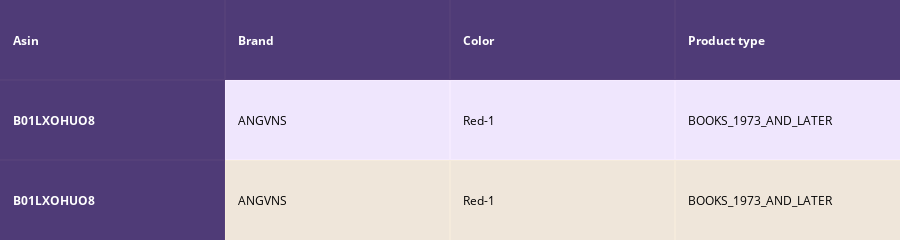
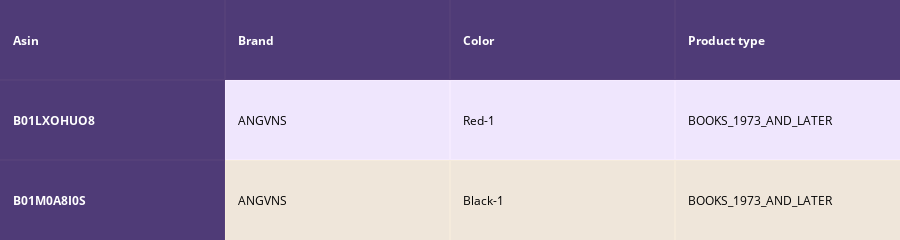
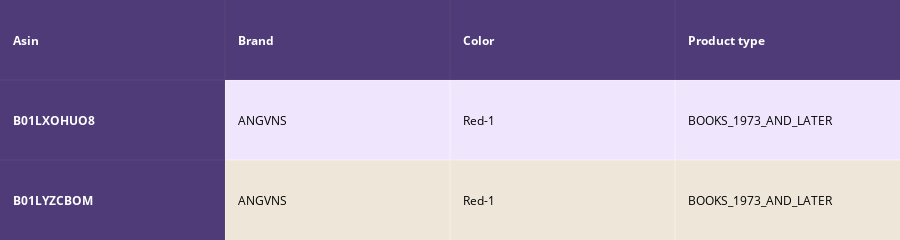
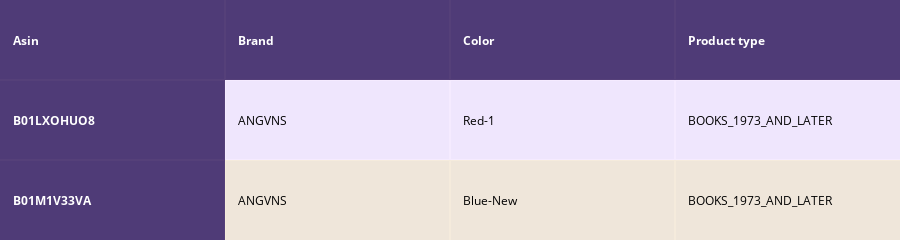

Write notebook code for charts like these, in order.
### Code cell
def idf_w2v_brand(doc_id, w1, w2, num_results):
    
    # w1: weight for  w2v features
    # w2: weight for brand and color features
    
    idf_w2v_dist = pairwise_distances(w2v_title_weight, w2v_title_weight[doc_id].reshape(1,-1))
    ex_feat_dist = pairwise_distances(extra_features, extra_features[doc_id])
    pairwise_dist = (w1 * idf_w2v_dist + w2 * ex_feat_dist)/float(w1 + w2)
    
    indices = np.argsort(pairwise_dist.flatten())[0:num_results]
    pdists  = np.sort(pairwise_dist.flatten())[0:num_results]
    
    df_indices = list(data.index[indices])
    
    for i in range(0, len(indices)):
        heat_map_w2v_brand(data['title'].loc[df_indices[0]],data['title'].loc[df_indices[i]], data['medium_image_url'].loc[df_indices[i]], indices[0], indices[i],df_indices[0], df_indices[i], 'weighted')
        print('ASIN :',data['asin'].loc[df_indices[i]])
        print('Brand :',data['brand'].loc[df_indices[i]])
        print('euclidean distance from input :', pdists[i])
        print('='*125)
        
idf_w2v_brand(1250, 5, 5, 10)

### Figure 1 — Plotly figure (JSON) as saved in the notebook; plotly's stock layout.template omitted (floating-point values rounded to 4 significant figures)
{"data": [{"colorscale": [[0, "#1d004d"], [0.5, "#f2e5ff"], [1, "#f2e5d1"]], "hoverinfo": "none", "opacity": 0.75, "showscale": false, "type": "heatmap", "z": [[0, 0, 0, 0], [0, 0.5, 0.5, 0.5], [0, 1, 1, 1]]}], "layout": {"annotations": [{"align": "left", "font": {"color": "#ffffff"}, "showarrow": false, "text": "<b>Asin</b>", "x": -0.45, "xanchor": "left", "xref": "x", "y": 0, "yref": "y"}, {"align": "left", "font": {"color": "#ffffff"}, "showarrow": false, "text": "<b>Brand</b>", "x": 0.55, "xanchor": "left", "xref": "x", "y": 0, "yref": "y"}, {"align": "left", "font": {"color": "#ffffff"}, "showarrow": false, "text": "<b>Color</b>", "x": 1.55, "xanchor": "left", "xref": "x", "y": 0, "yref": "y"}, {"align": "left", "font": {"color": "#ffffff"}, "showarrow": false, "text": "<b>Product type</b>", "x": 2.55, "xanchor": "left", "xref": "x", "y": 0, "yref": "y"}, {"align": "left", "font": {"color": "#ffffff"}, "showarrow": false, "text": "<b>B01LXOHUO8</b>", "x": -0.45, "xanchor": "left", "xref": "x", "y": 1, "yref": "y"}, {"align": "left", "font": {"color": "#000000"}, "showarrow": false, "text": "ANGVNS", "x": 0.55, "xanchor": "left", "xref": "x", "y": 1, "yref": "y"}, {"align": "left", "font": {"color": "#000000"}, "showarrow": false, "text": "Red-1", "x": 1.55, "xanchor": "left", "xref": "x", "y": 1, "yref": "y"}, {"align": "left", "font": {"color": "#000000"}, "showarrow": false, "text": "BOOKS_1973_AND_LATER", "x": 2.55, "xanchor": "left", "xref": "x", "y": 1, "yref": "y"}, {"align": "left", "font": {"color": "#ffffff"}, "showarrow": false, "text": "<b>B01LXOHUO8</b>", "x": -0.45, "xanchor": "left", "xref": "x", "y": 2, "yref": "y"}, {"align": "left", "font": {"color": "#000000"}, "showarrow": false, "text": "ANGVNS", "x": 0.55, "xanchor": "left", "xref": "x", "y": 2, "yref": "y"}, {"align": "left", "font": {"color": "#000000"}, "showarrow": false, "text": "Red-1", "x": 1.55, "xanchor": "left", "xref": "x", "y": 2, "yref": "y"}, {"align": "left", "font": {"color": "#000000"}, "showarrow": false, "text": "BOOKS_1973_AND_LATER", "x": 2.55, "xanchor": "left", "xref": "x", "y": 2, "yref": "y"}], "height": 140, "margin": {"b": 0, "l": 0, "r": 0, "t": 0}, "xaxis": {"dtick": 1, "gridwidth": 2, "showticklabels": false, "tick0": -0.5, "ticks": "", "zeroline": false}, "yaxis": {"autorange": "reversed", "dtick": 1, "gridwidth": 2, "showticklabels": false, "tick0": 0.5, "ticks": "", "zeroline": false}}}

### Figure 2 — Plotly figure (JSON) as saved in the notebook; plotly's stock layout.template omitted (floating-point values rounded to 4 significant figures)
{"data": [{"colorscale": [[0, "#1d004d"], [0.5, "#f2e5ff"], [1, "#f2e5d1"]], "hoverinfo": "none", "opacity": 0.75, "showscale": false, "type": "heatmap", "z": [[0, 0, 0, 0], [0, 0.5, 0.5, 0.5], [0, 1, 1, 1]]}], "layout": {"annotations": [{"align": "left", "font": {"color": "#ffffff"}, "showarrow": false, "text": "<b>Asin</b>", "x": -0.45, "xanchor": "left", "xref": "x", "y": 0, "yref": "y"}, {"align": "left", "font": {"color": "#ffffff"}, "showarrow": false, "text": "<b>Brand</b>", "x": 0.55, "xanchor": "left", "xref": "x", "y": 0, "yref": "y"}, {"align": "left", "font": {"color": "#ffffff"}, "showarrow": false, "text": "<b>Color</b>", "x": 1.55, "xanchor": "left", "xref": "x", "y": 0, "yref": "y"}, {"align": "left", "font": {"color": "#ffffff"}, "showarrow": false, "text": "<b>Product type</b>", "x": 2.55, "xanchor": "left", "xref": "x", "y": 0, "yref": "y"}, {"align": "left", "font": {"color": "#ffffff"}, "showarrow": false, "text": "<b>B01LXOHUO8</b>", "x": -0.45, "xanchor": "left", "xref": "x", "y": 1, "yref": "y"}, {"align": "left", "font": {"color": "#000000"}, "showarrow": false, "text": "ANGVNS", "x": 0.55, "xanchor": "left", "xref": "x", "y": 1, "yref": "y"}, {"align": "left", "font": {"color": "#000000"}, "showarrow": false, "text": "Red-1", "x": 1.55, "xanchor": "left", "xref": "x", "y": 1, "yref": "y"}, {"align": "left", "font": {"color": "#000000"}, "showarrow": false, "text": "BOOKS_1973_AND_LATER", "x": 2.55, "xanchor": "left", "xref": "x", "y": 1, "yref": "y"}, {"align": "left", "font": {"color": "#ffffff"}, "showarrow": false, "text": "<b>B01M0A8I0S</b>", "x": -0.45, "xanchor": "left", "xref": "x", "y": 2, "yref": "y"}, {"align": "left", "font": {"color": "#000000"}, "showarrow": false, "text": "ANGVNS", "x": 0.55, "xanchor": "left", "xref": "x", "y": 2, "yref": "y"}, {"align": "left", "font": {"color": "#000000"}, "showarrow": false, "text": "Black-1", "x": 1.55, "xanchor": "left", "xref": "x", "y": 2, "yref": "y"}, {"align": "left", "font": {"color": "#000000"}, "showarrow": false, "text": "BOOKS_1973_AND_LATER", "x": 2.55, "xanchor": "left", "xref": "x", "y": 2, "yref": "y"}], "height": 140, "margin": {"b": 0, "l": 0, "r": 0, "t": 0}, "xaxis": {"dtick": 1, "gridwidth": 2, "showticklabels": false, "tick0": -0.5, "ticks": "", "zeroline": false}, "yaxis": {"autorange": "reversed", "dtick": 1, "gridwidth": 2, "showticklabels": false, "tick0": 0.5, "ticks": "", "zeroline": false}}}

### Figure 3 — Plotly figure (JSON) as saved in the notebook; plotly's stock layout.template omitted (floating-point values rounded to 4 significant figures)
{"data": [{"colorscale": [[0, "#1d004d"], [0.5, "#f2e5ff"], [1, "#f2e5d1"]], "hoverinfo": "none", "opacity": 0.75, "showscale": false, "type": "heatmap", "z": [[0, 0, 0, 0], [0, 0.5, 0.5, 0.5], [0, 1, 1, 1]]}], "layout": {"annotations": [{"align": "left", "font": {"color": "#ffffff"}, "showarrow": false, "text": "<b>Asin</b>", "x": -0.45, "xanchor": "left", "xref": "x", "y": 0, "yref": "y"}, {"align": "left", "font": {"color": "#ffffff"}, "showarrow": false, "text": "<b>Brand</b>", "x": 0.55, "xanchor": "left", "xref": "x", "y": 0, "yref": "y"}, {"align": "left", "font": {"color": "#ffffff"}, "showarrow": false, "text": "<b>Color</b>", "x": 1.55, "xanchor": "left", "xref": "x", "y": 0, "yref": "y"}, {"align": "left", "font": {"color": "#ffffff"}, "showarrow": false, "text": "<b>Product type</b>", "x": 2.55, "xanchor": "left", "xref": "x", "y": 0, "yref": "y"}, {"align": "left", "font": {"color": "#ffffff"}, "showarrow": false, "text": "<b>B01LXOHUO8</b>", "x": -0.45, "xanchor": "left", "xref": "x", "y": 1, "yref": "y"}, {"align": "left", "font": {"color": "#000000"}, "showarrow": false, "text": "ANGVNS", "x": 0.55, "xanchor": "left", "xref": "x", "y": 1, "yref": "y"}, {"align": "left", "font": {"color": "#000000"}, "showarrow": false, "text": "Red-1", "x": 1.55, "xanchor": "left", "xref": "x", "y": 1, "yref": "y"}, {"align": "left", "font": {"color": "#000000"}, "showarrow": false, "text": "BOOKS_1973_AND_LATER", "x": 2.55, "xanchor": "left", "xref": "x", "y": 1, "yref": "y"}, {"align": "left", "font": {"color": "#ffffff"}, "showarrow": false, "text": "<b>B01LYZCBOM</b>", "x": -0.45, "xanchor": "left", "xref": "x", "y": 2, "yref": "y"}, {"align": "left", "font": {"color": "#000000"}, "showarrow": false, "text": "ANGVNS", "x": 0.55, "xanchor": "left", "xref": "x", "y": 2, "yref": "y"}, {"align": "left", "font": {"color": "#000000"}, "showarrow": false, "text": "Red-1", "x": 1.55, "xanchor": "left", "xref": "x", "y": 2, "yref": "y"}, {"align": "left", "font": {"color": "#000000"}, "showarrow": false, "text": "BOOKS_1973_AND_LATER", "x": 2.55, "xanchor": "left", "xref": "x", "y": 2, "yref": "y"}], "height": 140, "margin": {"b": 0, "l": 0, "r": 0, "t": 0}, "xaxis": {"dtick": 1, "gridwidth": 2, "showticklabels": false, "tick0": -0.5, "ticks": "", "zeroline": false}, "yaxis": {"autorange": "reversed", "dtick": 1, "gridwidth": 2, "showticklabels": false, "tick0": 0.5, "ticks": "", "zeroline": false}}}

### Figure 4 — Plotly figure (JSON) as saved in the notebook; plotly's stock layout.template omitted (floating-point values rounded to 4 significant figures)
{"data": [{"colorscale": [[0, "#1d004d"], [0.5, "#f2e5ff"], [1, "#f2e5d1"]], "hoverinfo": "none", "opacity": 0.75, "showscale": false, "type": "heatmap", "z": [[0, 0, 0, 0], [0, 0.5, 0.5, 0.5], [0, 1, 1, 1]]}], "layout": {"annotations": [{"align": "left", "font": {"color": "#ffffff"}, "showarrow": false, "text": "<b>Asin</b>", "x": -0.45, "xanchor": "left", "xref": "x", "y": 0, "yref": "y"}, {"align": "left", "font": {"color": "#ffffff"}, "showarrow": false, "text": "<b>Brand</b>", "x": 0.55, "xanchor": "left", "xref": "x", "y": 0, "yref": "y"}, {"align": "left", "font": {"color": "#ffffff"}, "showarrow": false, "text": "<b>Color</b>", "x": 1.55, "xanchor": "left", "xref": "x", "y": 0, "yref": "y"}, {"align": "left", "font": {"color": "#ffffff"}, "showarrow": false, "text": "<b>Product type</b>", "x": 2.55, "xanchor": "left", "xref": "x", "y": 0, "yref": "y"}, {"align": "left", "font": {"color": "#ffffff"}, "showarrow": false, "text": "<b>B01LXOHUO8</b>", "x": -0.45, "xanchor": "left", "xref": "x", "y": 1, "yref": "y"}, {"align": "left", "font": {"color": "#000000"}, "showarrow": false, "text": "ANGVNS", "x": 0.55, "xanchor": "left", "xref": "x", "y": 1, "yref": "y"}, {"align": "left", "font": {"color": "#000000"}, "showarrow": false, "text": "Red-1", "x": 1.55, "xanchor": "left", "xref": "x", "y": 1, "yref": "y"}, {"align": "left", "font": {"color": "#000000"}, "showarrow": false, "text": "BOOKS_1973_AND_LATER", "x": 2.55, "xanchor": "left", "xref": "x", "y": 1, "yref": "y"}, {"align": "left", "font": {"color": "#ffffff"}, "showarrow": false, "text": "<b>B01M1V33VA</b>", "x": -0.45, "xanchor": "left", "xref": "x", "y": 2, "yref": "y"}, {"align": "left", "font": {"color": "#000000"}, "showarrow": false, "text": "ANGVNS", "x": 0.55, "xanchor": "left", "xref": "x", "y": 2, "yref": "y"}, {"align": "left", "font": {"color": "#000000"}, "showarrow": false, "text": "Blue-New", "x": 1.55, "xanchor": "left", "xref": "x", "y": 2, "yref": "y"}, {"align": "left", "font": {"color": "#000000"}, "showarrow": false, "text": "BOOKS_1973_AND_LATER", "x": 2.55, "xanchor": "left", "xref": "x", "y": 2, "yref": "y"}], "height": 140, "margin": {"b": 0, "l": 0, "r": 0, "t": 0}, "xaxis": {"dtick": 1, "gridwidth": 2, "showticklabels": false, "tick0": -0.5, "ticks": "", "zeroline": false}, "yaxis": {"autorange": "reversed", "dtick": 1, "gridwidth": 2, "showticklabels": false, "tick0": 0.5, "ticks": "", "zeroline": false}}}
